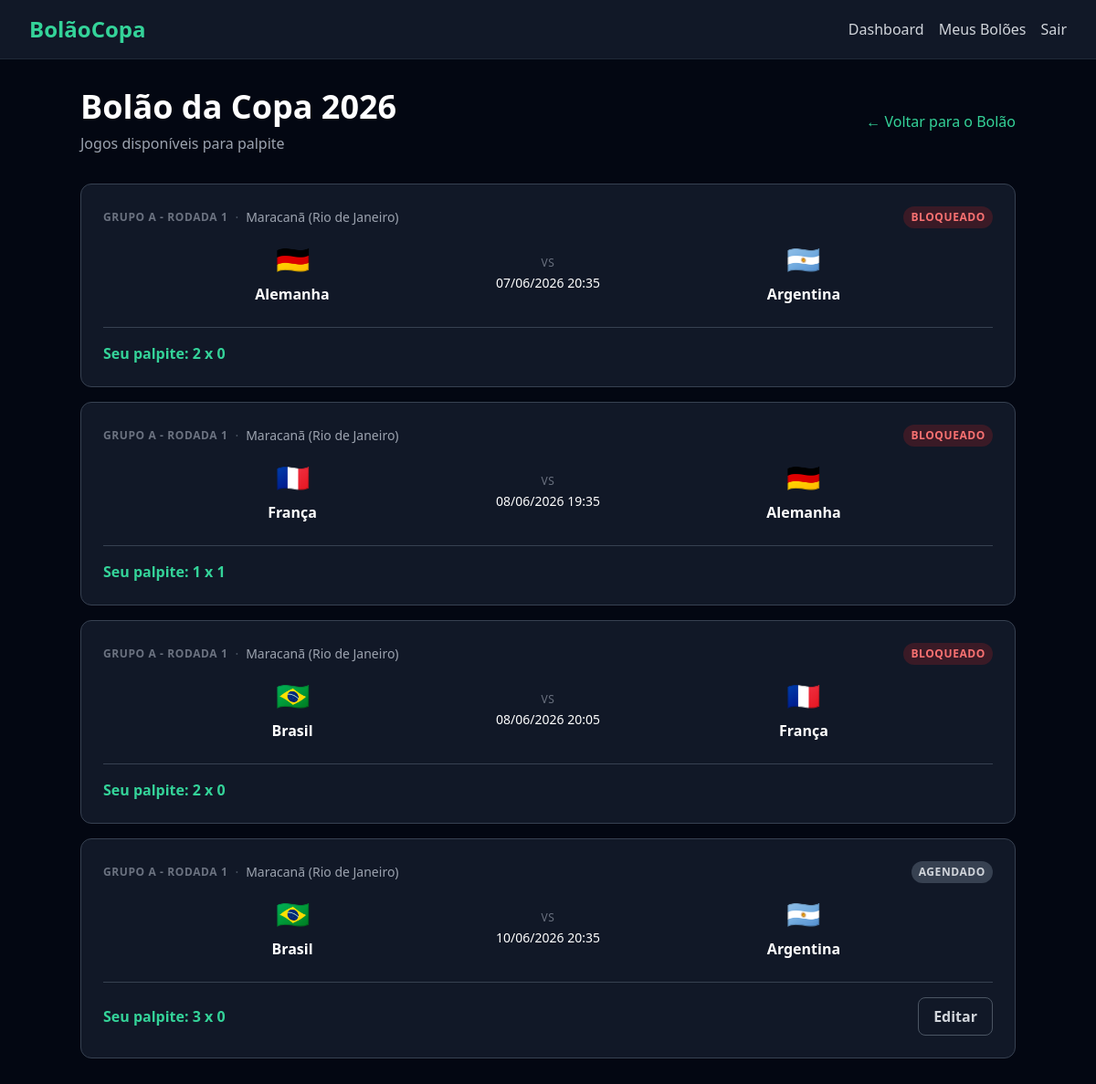
The page /pools/4/matches/ (signed in) on the database as committed earlier.
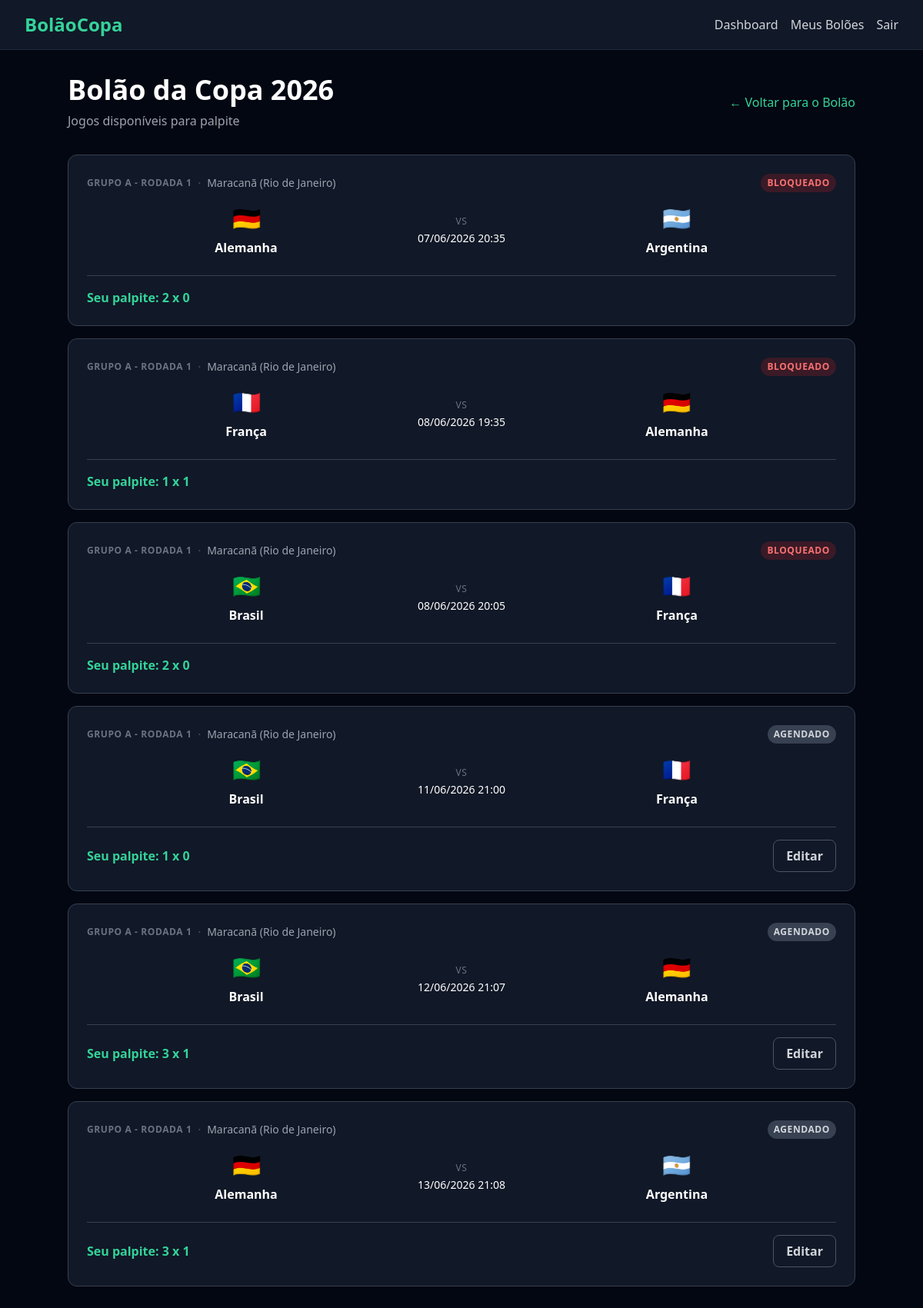
The same page on the database as committed later.
### matches/models.py (models this page shows, shortened)
class Match(models.Model):
    STATUS_CHOICES = (
        ('agendado', 'Agendado'),
        ('em_andamento', 'Em andamento'),
        ('finalizado', 'Finalizado'),
    )
    round = models.ForeignKey(
        Round,
        on_delete=models.CASCADE,
        related_name='matches',
    )
    stadium = models.ForeignKey(
        Stadium,
        on_delete=models.PROTECT,
        related_name='matches',
    )
    home_team = models.ForeignKey(
        Team,
        on_delete=models.PROTECT,
        related_name='home_matches',
    )
    away_team = models.ForeignKey(
        Team,
        on_delete=models.PROTECT,
        related_name='away_matches',
    )
    match_datetime = models.DateTimeField()
    home_score = models.PositiveIntegerField(null=True, blank=True)
    away_score = models.PositiveIntegerField(null=True, blank=True)
    status = models.CharField(
        max_length=20,
        choices=STATUS_CHOICES,
        default='agendado',
    )
    created_at = models.DateTimeField(auto_now_add=True)
    updated_at = models.DateTimeField(auto_now=True)
    class Meta:
        ordering = ('match_datetime',)

class Round(models.Model):
    PHASE_CHOICES = (
        ('grupo', 'Fase de Grupos'),
        ('oitavas', 'Oitavas de Final'),
        ('quartas', 'Quartas de Final'),
        ('semi', 'Semifinal'),
        ('terceiro_lugar', 'Terceiro Lugar'),
        ('final', 'Final'),
    )
    name = models.CharField(max_length=100)
    order = models.PositiveIntegerField()
    phase = models.CharField(max_length=20, choices=PHASE_CHOICES)
    created_at = models.DateTimeField(auto_now_add=True)
    updated_at = models.DateTimeField(auto_now=True)
    class Meta:
        ordering = ('order',)

class Stadium(models.Model):
    name = models.CharField(max_length=200)
    city = models.CharField(max_length=100)
    country = models.CharField(max_length=100)
    created_at = models.DateTimeField(auto_now_add=True)
    updated_at = models.DateTimeField(auto_now=True)
    def __str__(self):
        return f'{self.name} ({self.city})'

class Team(models.Model):
    name = models.CharField(max_length=100)
    country_code = models.CharField(max_length=3, unique=True)
    flag_emoji = models.CharField(max_length=10, blank=True)
    created_at = models.DateTimeField(auto_now_add=True)
    updated_at = models.DateTimeField(auto_now=True)

### predictions/models.py (models this page shows, shortened)
class Prediction(models.Model):
    user = models.ForeignKey(
        settings.AUTH_USER_MODEL,
        on_delete=models.CASCADE,
        related_name='predictions',
    )
    match = models.ForeignKey(
        Match,
        on_delete=models.CASCADE,
        related_name='predictions',
    )
    pool = models.ForeignKey(
        Pool,
        on_delete=models.CASCADE,
        related_name='predictions',
    )
    home_score = models.PositiveIntegerField()
    away_score = models.PositiveIntegerField()
    points = models.IntegerField(default=0)
    created_at = models.DateTimeField(auto_now_add=True)
    updated_at = models.DateTimeField(auto_now=True)
    class Meta:
        unique_together = ('user', 'match', 'pool')

### predictions/views.py (the view)
class PoolMatchListView(LoginRequiredMixin, ListView):
    template_name = 'predictions/pool_matches.html'
    context_object_name = 'matches'
    def get_queryset(self):
        self.pool = get_object_or_404(Pool, pk=self.kwargs['pool_id'])
        return Match.objects.select_related(
            'home_team', 'away_team', 'stadium', 'round',
        ).order_by('match_datetime')
    def dispatch(self, request, *args, **kwargs):
        self.pool = get_object_or_404(Pool, pk=self.kwargs['pool_id'])
        if not PoolMember.objects.filter(
            pool=self.pool,
            user=request.user,
        ).exists():
            messages.error(request, 'Você precisa ser membro deste bolão para acessar.')
            return redirect(reverse('pool_detail', kwargs={'pk': self.pool.pk}))
        return super().dispatch(request, *args, **kwargs)
    def get_context_data(self, **kwargs):
        context = super().get_context_data(**kwargs)
        context['pool'] = self.pool
        now = timezone.now()
        user_predictions = {
            p.match_id: p for p in Prediction.objects.filter(
                user=self.request.user,
                pool=self.pool,
            )
        }
        match_items = []
        for match in context['matches']:
            is_locked = match.match_datetime <= now
            match_items.append({
                'match': match,
                'is_locked': is_locked,
                'user_prediction': user_predictions.get(match.pk),
            })
        context['match_items'] = match_items
        return context

### templates/predictions/pool_matches.html (shortened to what the changed rows need)
{% extends 'base.html' %}
{% block content %}
<div class='max-w-5xl mx-auto'>
    <div class='flex items-center justify-between mb-8'>
        <div>
            <h1 class='text-3xl md:text-4xl font-bold text-white'>{{ pool.name }}</h1>
        </div>
    </div>
    {% if match_items %}
        <div class='space-y-4'>
            {% for item in match_items %}
                <div class='bg-gray-900 border border-gray-700 rounded-xl p-6 hover:border-emerald-500/50 transition-colors duration-200'>
                    <div class='flex items-center justify-between mb-4'>
                        <div class='flex items-center gap-2 text-sm'>
                            <span class='text-xs font-semibold uppercase tracking-wider text-gray-500'>{{ item.match.round.name }}</span>
                            <span class='text-gray-600'>·</span>
                            <span class='text-gray-400'>{{ item.match.stadium }}</span>
                        </div>
                        {% if item.is_locked %}
                            <span class='text-xs font-semibold uppercase tracking-wider px-2 py-1 rounded-full bg-red-600/20 text-red-400'>Bloqueado</span>
                        {% else %}
                            <span class='text-xs font-semibold uppercase tracking-wider px-2 py-1 rounded-full bg-gray-700 text-gray-300'>Agendado</span>
                        {% endif %}
                    </div>
                    <div class='flex items-center justify-between gap-4'>
                        <div class='flex flex-col items-center gap-2 flex-1'>
                            <span class='text-3xl'>{{ item.match.home_team.flag_emoji }}</span>
                            <span class='text-white font-semibold'>{{ item.match.home_team.name }}</span>
                        </div>
                        <div class='flex flex-col items-center gap-1'>
                            <span class='text-gray-500 text-xs uppercase tracking-wider'>vs</span>
                            <span class='text-white text-sm'>{{ item.match.match_datetime|date:"d/m/Y H:i" }}</span>
                        </div>
                        <div class='flex flex-col items-center gap-2 flex-1'>
                            <span class='text-3xl'>{{ item.match.away_team.flag_emoji }}</span>
                            <span class='text-white font-semibold'>{{ item.match.away_team.name }}</span>
                        </div>
                    </div>
                    <div class='mt-6 pt-4 border-t border-gray-700 flex items-center justify-between'>
                        {% if item.user_prediction %}
                            <span class='text-emerald-400 font-semibold'>Seu palpite: {{ item.user_prediction.home_score }} x {{ item.user_prediction.away_score }}</span>
                        {% elif item.is_locked %}
                            <span class='text-red-400 font-semibold'>Palpite indisponível - jogo já começou</span>
                        {% else %}
                            <span class='text-gray-400'>Você ainda não palpitou neste jogo</span>
                        {% endif %}
                        {% if not item.is_locked and not item.user_prediction %}
                            <a href='{% url "prediction_create" pool_id=pool.pk match_id=item.match.pk %}' class='bg-emerald-600 hover:bg-emerald-500 text-white font-semibold rounded-lg px-4 py-2 transition-colors duration-200'>
                                Palpitar
                            </a>
                        {% elif not item.is_locked and item.user_prediction %}
                            <a href='{% url "prediction_update" pool_id=pool.pk match_id=item.match.pk %}' class='border border-gray-600 hover:border-emerald-500 text-gray-300 hover:text-emerald-400 font-semibold rounded-lg px-4 py-2 transition-colors duration-200'>
                                Editar
                            </a>
                        {% endif %}
                    </div>
                </div>
            {% endfor %}
        </div>
    {% else %}
        <div class='bg-gray-900 border border-gray-700 rounded-xl p-8 text-center'>
            <p class='text-gray-400 text-lg'>Nenhum jogo disponível para palpite no momento.</p>
        </div>
    {% endif %}
</div>
{% endblock %}

Rows that differ between the two databases and show on the page:
removed Match: match.round.name "GRUPO A - RODADA 1", match.stadium "Maracanã (Rio de Janeiro)", shows "AGENDADO", match.home_team.flag_emoji "🇧🇷", match.home_team.name "Brasil", match.match_datetime "10/06/2026 20:35", match.away_team.flag_emoji "🇦🇷", match.away_team.name "Argentina", user_prediction.home_score "3", user_prediction.away_score "0", shows "Editar"
added Match: match.round.name "GRUPO A - RODADA 1", match.stadium "Maracanã (Rio de Janeiro)", shows "AGENDADO", match.home_team.flag_emoji "🇧🇷", match.home_team.name "Brasil", match.match_datetime "11/06/2026 21:00", match.away_team.flag_emoji "🇫🇷", match.away_team.name "França", user_prediction.home_score "1", user_prediction.away_score "0", shows "Editar"
added Match: match.round.name "GRUPO A - RODADA 1", match.stadium "Maracanã (Rio de Janeiro)", shows "AGENDADO", match.home_team.flag_emoji "🇧🇷", match.home_team.name "Brasil", match.match_datetime "12/06/2026 21:07", match.away_team.flag_emoji "🇩🇪", match.away_team.name "Alemanha", user_prediction.home_score "3", user_prediction.away_score "1", shows "Editar"
added Match: match.round.name "GRUPO A - RODADA 1", match.stadium "Maracanã (Rio de Janeiro)", shows "AGENDADO", match.home_team.flag_emoji "🇩🇪", match.home_team.name "Alemanha", match.match_datetime "13/06/2026 21:08", match.away_team.flag_emoji "🇦🇷", match.away_team.name "Argentina", user_prediction.home_score "3", user_prediction.away_score "1", shows "Editar"
